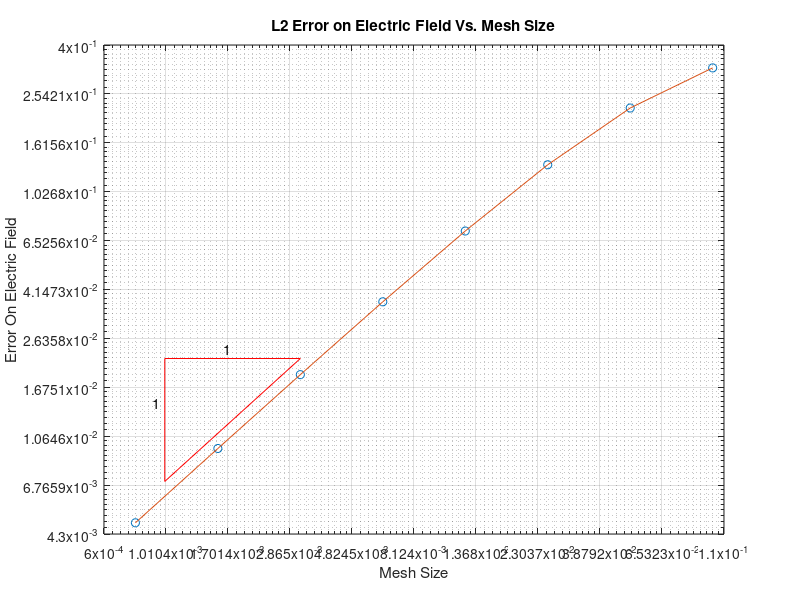
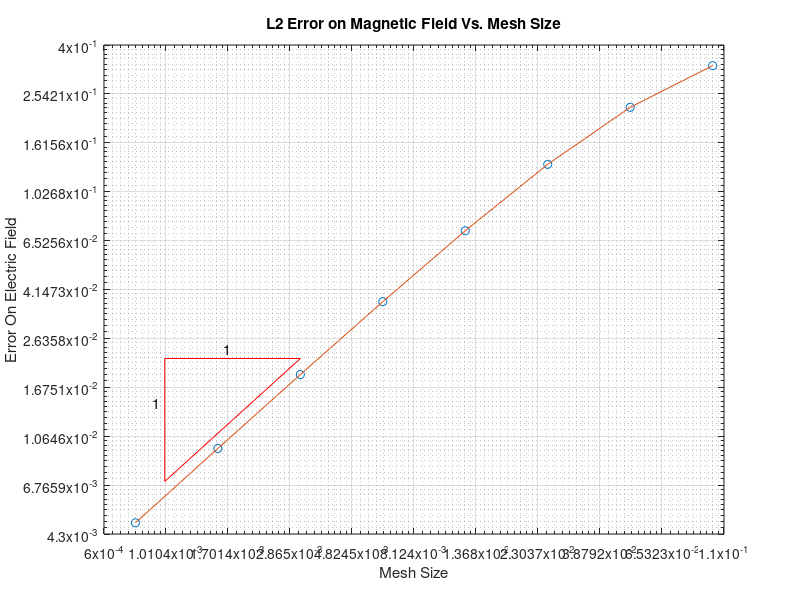

MATLAB code to generate these figures, in order:

type = 'No Interface';
%type = 'One Interface';
switch type

    case 'No Interface'

h     = [0.1,0.05,0.025,0.0125,0.00625,0.003125,...
         0.0015625, 0.00078125];

Elerr = [0.3235369176998824,0.22304962790032315,...
         0.13181185314682203,0.07132186423285303,...
         0.03700832358191203,0.018836424316228784,...
         0.009500465043459295,0.004770679242519312];
         


    
Hferr = [0.3303304317175603,0.224501282835075,...
         0.13234322102634932,0.07147950975215762,...
         0.03705058312518213,0.01884731154135237,...
         0.009503224067225651,0.004771373368334899];
     
     
     

figure(1)

clf

loglog(h,Elerr,'o')
%plot(log(h),log(ElectricError));

hold on


loglog(h,Elerr)
%loglog(h,10^(1)*h.^(1.8))
hold on
%Pick a basis point for the triangle
xseed = 0.001;
yseed = 0.007;
%desiredSlope Of triangle
slope = 1;
%Another x point
%xnext = h(4);
xnext = h(6)

b = log10(yseed/(xseed^slope));


ynext = 10^(b)*xnext^slope;


x = [xseed, xseed, xnext, xseed];
y = [yseed, ynext, ynext, yseed];

loglog(x,y,'r')

text(xseed*0.7+0.3*xnext,ynext+0.001+0.001,'1')
text(xseed-0.0001,0.5*yseed+0.5*ynext,'1')





title('L2 Error on Electric Field Vs. Mesh Size')

%Now the ticks
%The x-axis
leftaxis = 0.0006;
rightaxis = 0.1+0.01;
upaxis = 0.4;
downaxis = 0.0043;

axis([leftaxis rightaxis downaxis upaxis])
xlabel('Mesh Size')

ax = log10(leftaxis);
bx = log10(rightaxis);
tx = ax:(bx-ax)/10:bx;
tx = 10.^(tx);
ay = log10(downaxis);
by = log10(upaxis);
ty = ay:(by-ay)/10:by;
ty = 10.^(ty);

ylabel('Error On Electric Field')

xticks(tx)
yticks(ty)
grid on

 figure(2)

clf

loglog(h,Hferr,'o')
%plot(log(h),log(ElectricError));

hold on


loglog(h,Hferr)
%loglog(h,10^(1)*h.^(1.8))
hold on
%Pick a basis point for the triangle
xseed = 0.001;
yseed = 0.007;
%desiredSlope Of triangle
slope = 1;
%Another x point
%xnext = h(4);
xnext = h(6);

b = log10(yseed/(xseed^slope));


ynext = 10^(b)*xnext^slope;


x = [xseed, xseed, xnext, xseed];
y = [yseed, ynext, ynext, yseed];

loglog(x,y,'r')

text(xseed*0.7+0.3*xnext,ynext+0.001+0.001,'1')
text(xseed-0.0001,0.5*yseed+0.5*ynext,'1')





title('L2 Error on Magnetic Field Vs. Mesh Size')

%Now the ticks
%The x-axis
leftaxis = 0.0006;
rightaxis = 0.1+0.01;
upaxis = 0.4;
downaxis = 0.0043;

axis([leftaxis rightaxis downaxis upaxis])
xlabel('Mesh Size')

ax = log10(leftaxis);
bx = log10(rightaxis);
tx = ax:(bx-ax)/10:bx;
tx = 10.^(tx);
ay = log10(downaxis);
by = log10(upaxis);
ty = ay:(by-ay)/10:by;
ty = 10.^(ty);

ylabel('Error On Electric Field')

xticks(tx)
yticks(ty)
grid on
    
    
     
     
     
     
     
     
     
     
     
     
     
     
     
     
     
     

    case 'One Interface'

end


